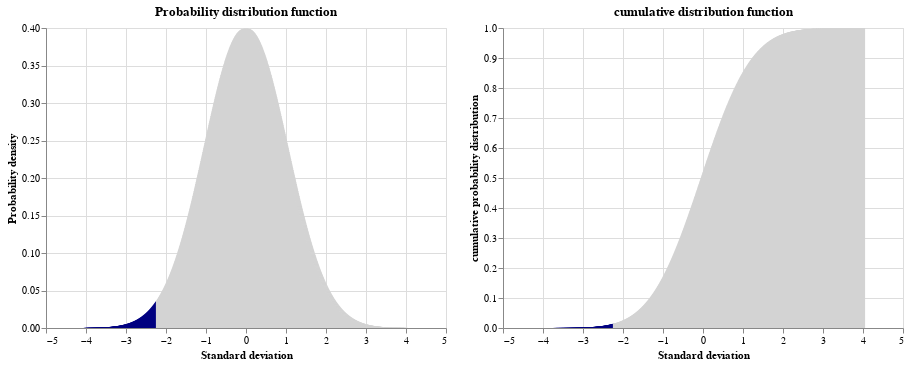

Source (notebook cell):
### Code cell
#collapse
slider = alt.binding_range(min=-4, max=4, step=0.1, name='Z score:')
selector = alt.selection_single(name="SelectorName", fields=['cutoff'],
                                bind=slider, init={'cutoff': -2.2})

chart_pdf = alt.Chart(norm_df).mark_bar().encode(
            alt.X('x:Q', title = 'Standard deviation'),
            alt.Y('y:Q', title = 'Probability density'),
            color = alt.condition(
                alt.datum.x <= selector.cutoff,
                alt.value('navy'),
                alt.value('lightgray')
                )
            ).add_selection(
                selector
            ).properties(
                title='Probability distribution function'
            )

chart_cdf = alt.Chart(norm_df).mark_bar().encode(
            alt.X('x:Q', title = 'Standard deviation'),
            alt.Y('cdf:Q', title = 'cumulative probability distribution'),
            color = alt.condition(
                alt.datum.x <= selector.cutoff,
                alt.value('navy'),
                alt.value('lightgray')
                )
            ).add_selection(
                selector
            ).properties(
                title = 'cumulative distribution function'
            )

chart_pdf|chart_cdf

### Figure 1 — Vega-Lite specification as saved in the notebook (floating-point values rounded to 4 significant figures; data arrays with more than 128 entries replaced by an {"elided": "..."} marker saying what was removed)
{"config": {"view": {"continuousWidth": 400, "continuousHeight": 300}}, "hconcat": [{"mark": "bar", "encoding": {"color": {"condition": {"value": "navy", "test": "(datum.x <= SelectorName.cutoff)"}, "value": "lightgray"}, "x": {"type": "quantitative", "field": "x", "title": "Standard deviation"}, "y": {"type": "quantitative", "field": "y", "title": "Probability density"}}, "selection": {"SelectorName": {"type": "single", "fields": ["cutoff"], "bind": {"input": "range", "max": 4, "min": -4, "name": "Z score:", "step": 0.1}, "init": {"cutoff": -2.2}}}, "title": "Probability distribution function"}, {"mark": "bar", "encoding": {"color": {"condition": {"value": "navy", "test": "(datum.x <= SelectorName.cutoff)"}, "value": "lightgray"}, "x": {"type": "quantitative", "field": "x", "title": "Standard deviation"}, "y": {"type": "quantitative", "field": "cdf", "title": "cumulative probability distribution"}}, "selection": {"SelectorName": {"type": "single", "fields": ["cutoff"], "bind": {"input": "range", "max": 4, "min": -4, "name": "Z score:", "step": 0.1}, "init": {"cutoff": -2.2}}}, "title": "cumulative distribution function"}], "data": {"name": "data-723bf9dc1ff878fb307d5ad5cd67f36f"}, "$schema": "https://vega.github.io/schema/vega-lite/v4.8.1.json", "datasets": {"data-723bf9dc1ff878fb307d5ad5cd67f36f": {"elided": "800 records"}}}
